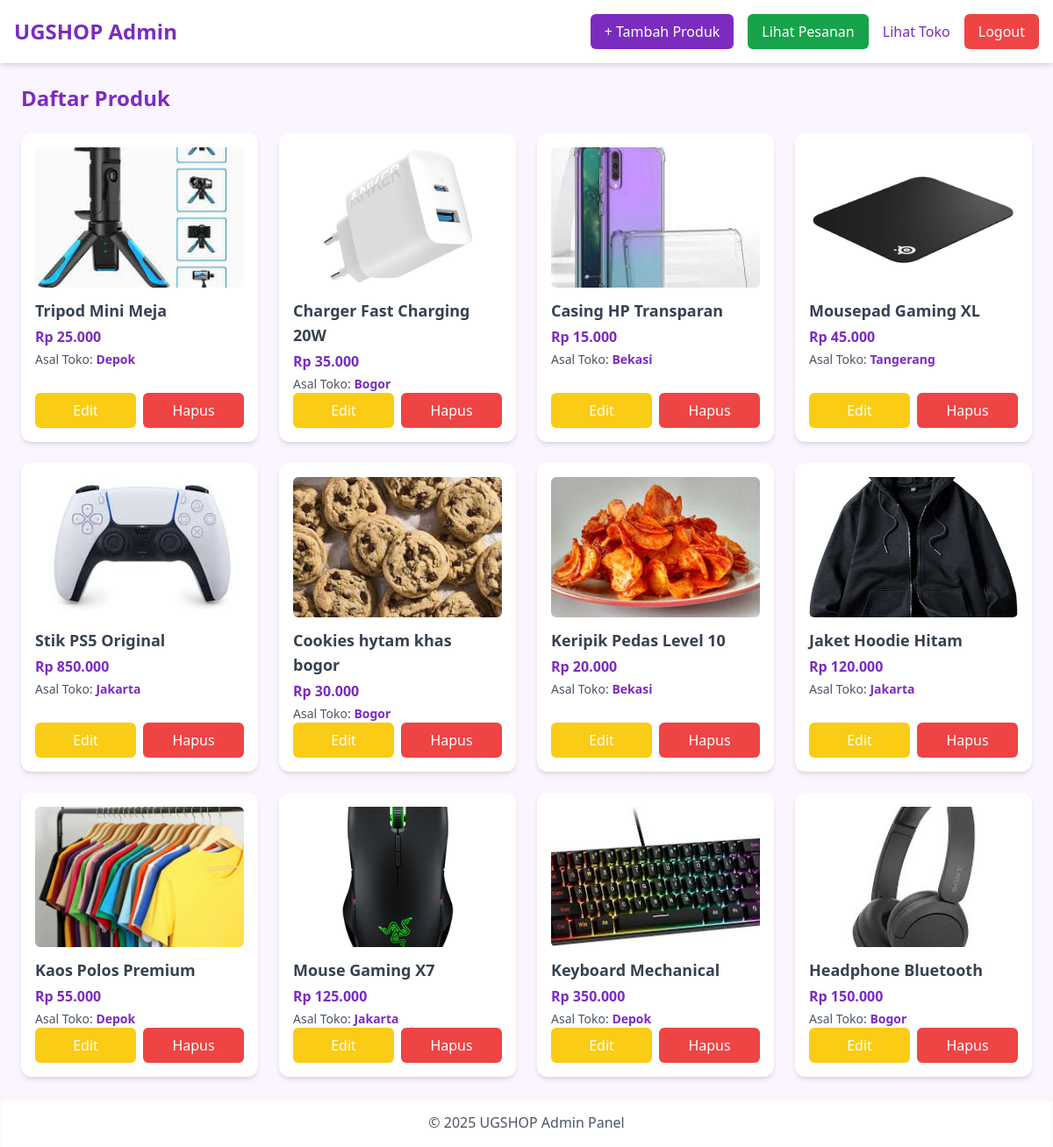
/admin_products.php (signed in), run on the app's committed database.
### tables this page shows
CREATE TABLE `products` (
  `id` int(11) NOT NULL,
  `category_id` int(11) DEFAULT NULL,
  `name` varchar(150) DEFAULT NULL,
  `price` int(11) DEFAULT NULL,
  `promo_price` int(11) DEFAULT NULL,
  `description` text DEFAULT NULL,
  `image` varchar(255) DEFAULT NULL,
  `is_promo` tinyint(1) NOT NULL DEFAULT 0,
  `category` varchar(100) NOT NULL,
  `store_area` varchar(100) DEFAULT 'Depok'
);

### admin_products.php (the view, shortened to what this page needs)
<?php
include 'config.php';
?>
<!DOCTYPE html>
<html lang="id">
<head>
  <script src="https://cdn.tailwindcss.com"></script>
</head>
<body class="bg-purple-50 min-h-screen flex flex-col">
  <nav class="bg-white shadow-md p-4 flex justify-between items-center sticky top-0 z-50">
    <h1 class="text-2xl font-bold text-ugpurple">UGSHOP Admin</h1>
    <div class="flex items-center gap-4">
       <a href="add_product.php" class="bg-ugpurple text-white px-4 py-2 rounded-md hover:bg-ugpurplelight transition">+ Tambah Produk</a>
        <a href="admin_orders.php" class="bg-green-600 text-white px-4 py-2 rounded-md hover:bg-green-700 transition">Lihat Pesanan</a>
        <a href="index.php" class="text-ugpurple hover:underline">Lihat Toko</a>
        <a href="admin_logout.php" class="bg-red-500 text-white px-4 py-2 rounded-md hover:bg-red-600 transition">Logout</a>
    </div>
  </nav>
  <main class="flex-grow p-6">
    <h2 class="text-2xl font-bold text-ugpurple mb-6">Daftar Produk</h2>
    <?php
    $result = mysqli_query($conn, "SELECT * FROM products ORDER BY id DESC");
    if (mysqli_num_rows($result) > 0) {
      echo "<div class='grid grid-cols-1 md:grid-cols-3 lg:grid-cols-4 gap-6'>";
      while ($row = mysqli_fetch_assoc($result)) {
        echo "
        <div class='bg-white p-4 rounded-xl shadow-md hover:shadow-lg transition flex flex-col'>
          <img src='assets/img/{$row['image']}' class='w-full h-40 object-cover rounded-md mb-3'>
          <h3 class='text-lg font-semibold text-gray-700'>{$row['name']}</h3>
          <p class='text-ugpurple font-bold mt-1'>
            Rp " . number_format($row['price'], 0, ',', '.') . "
          </p>
          <p class='text-sm text-gray-600 mt-1'>
            Asal Toko: <span class='font-semibold text-ugpurple'>" . ucfirst($row['store_area']) . "</span>
          </p>
          <div class='flex gap-2 mt-auto'>
            <a href='edit_product.php?id={$row['id']}'
               class='flex-1 bg-yellow-400 text-white py-2 rounded-md hover:bg-yellow-500 text-center transition'>
               Edit
            </a>
            <a href='?delete={$row['id']}'
               onclick='return confirm(\"Yakin ingin hapus produk ini?\")'
               class='flex-1 bg-red-500 text-white py-2 rounded-md hover:bg-red-600 text-center transition'>
               Hapus
            </a>
          </div>
        </div>";
      }
      echo "</div>";
    } else {
      echo "<p class='text-gray-600'>Belum ada produk.</p>";
    }
    ?>
  </main>
  <footer class="bg-white text-center py-4 shadow-inner text-gray-600">
    © 2025 UGSHOP Admin Panel
  </footer>
</body>
</html>

### data on the page
products: image (picture), name "Tripod Mini Meja", price "25.000", store_area "Depok"
products: image (picture), name "Charger Fast Charging 20W", price "35.000", store_area "Bogor"
products: image (picture), name "Casing HP Transparan", price "15.000", store_area "Bekasi"
products: image (picture), name "Mousepad Gaming XL", price "45.000", store_area "Tangerang"
products: image (picture), name "Stik PS5 Original", price "850.000", store_area "Jakarta"
products: image (picture), name "Cookies hytam khas bogor", price "30.000", store_area "Bogor"
products: image (picture), name "Keripik Pedas Level 10", price "20.000", store_area "Bekasi"
products: image (picture), name "Jaket Hoodie Hitam", price "120.000", store_area "Jakarta"
products: image (picture), name "Kaos Polos Premium", price "55.000", store_area "Depok"
products: image (picture), name "Mouse Gaming X7", price "125.000", store_area "Jakarta"
products: image (picture), name "Keyboard Mechanical", price "350.000", store_area "Depok"
products: image (picture), name "Headphone Bluetooth", price "150.000", store_area "Bogor"
